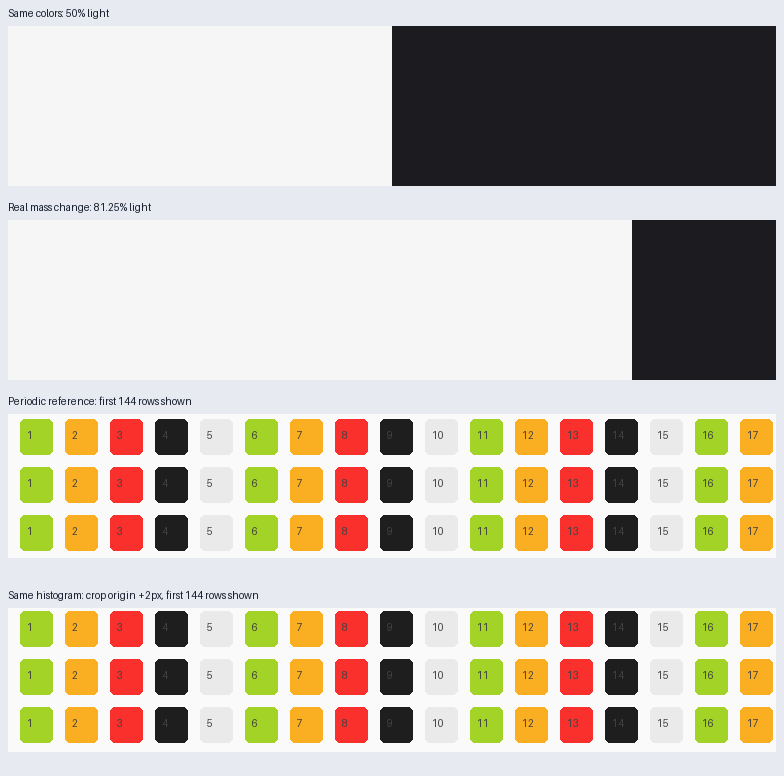
#> input picture site/assets/reliability/6b09f1b6e6ce606c/fixtures/color-controls-examples.png, 784 x 776 px
$ python -i typography.py   (imports and definitions only)
#> lines starting #> are read from the running program, lines starting #| are printed output that depends on the picture; after the words box and inside, x2 and y2 are one past the last pixel; in counts of white or black regions, pixels touching at a corner belong together
"""Typography dimension: text amount + text scale (NOT font identity).

Font family/weight identity from raw pixels is unreliable, so this dimension
deliberately measures only what pixels support well: how much text there is and
how large it is. Text lines are detected with a morphological recipe (gradient →
Otsu → horizontal close → aspect/size filtering) — no OCR or ML model. Font
family/weight judgments are left to the host's vision model.

This is a coarse proxy and carries modest weight in the overall score.
"""

from __future__ import annotations

import cv2
import numpy as np


def _text_lines(rgb: np.ndarray) -> list[tuple[int, int, int, int, int]]:
    h, w = rgb.shape[:2]
#> h = 776; w = 784
    gray = cv2.cvtColor(rgb, cv2.COLOR_RGB2GRAY)
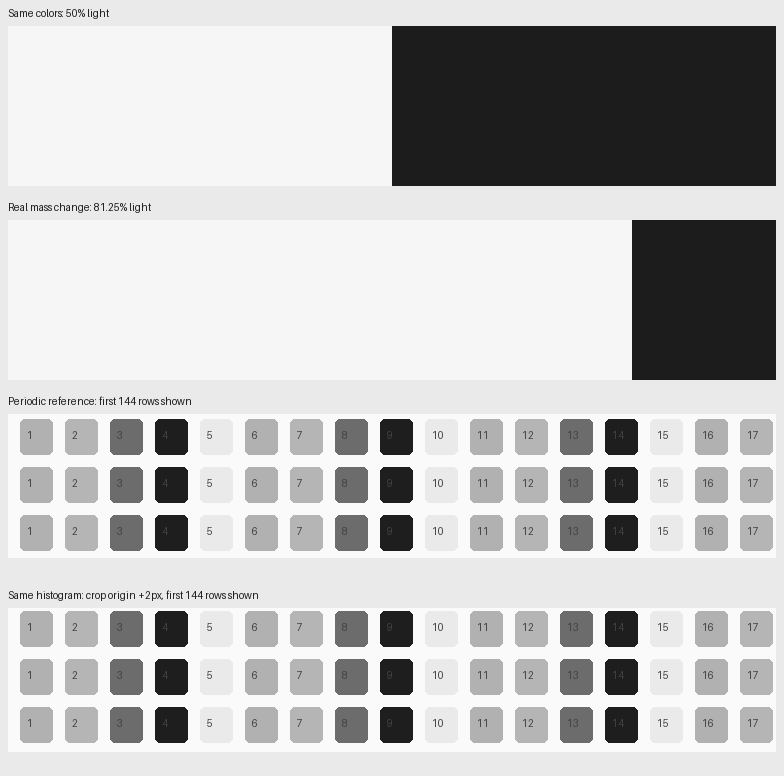
#> gray: shape (776, 784); min 28, max 250, mean 194.1
    grad = cv2.morphologyEx(
        gray, cv2.MORPH_GRADIENT, cv2.getStructuringElement(cv2.MORPH_ELLIPSE, (3, 3))
    )
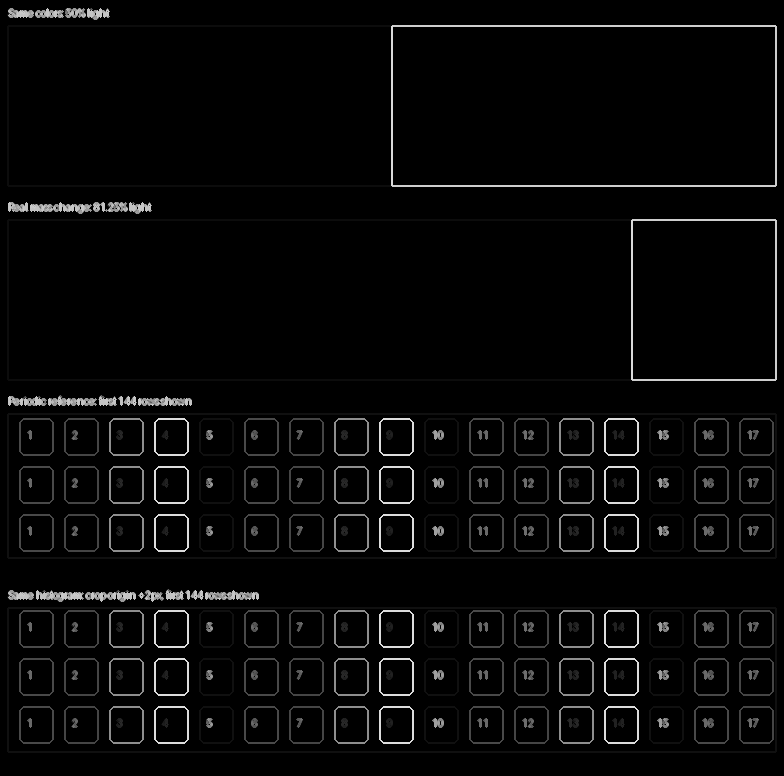
#> grad: shape (776, 784); min 0, max 220, mean 7.8
    _, bw = cv2.threshold(grad, 0, 255, cv2.THRESH_BINARY | cv2.THRESH_OTSU)
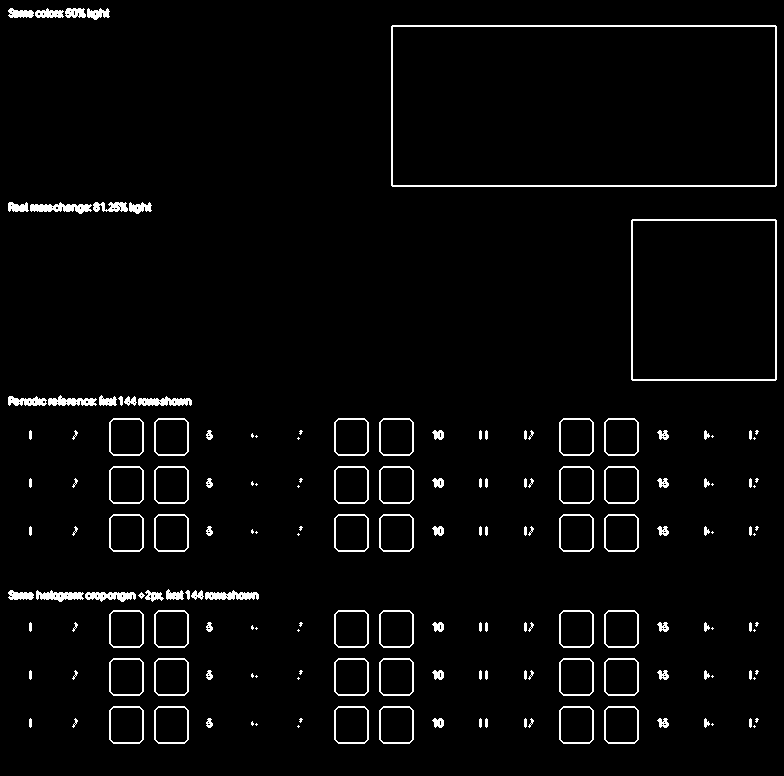
#> bw: shape (776, 784); 3.2% white in thin lines or dots

    # Connect characters within a line, without bridging separate lines.
    kw = max(9, int(w * 0.02)) | 1  # odd, ~2% of width
#> kw = 15
    kernel = cv2.getStructuringElement(cv2.MORPH_RECT, (kw, 1))
    connected = cv2.morphologyEx(bw, cv2.MORPH_CLOSE, kernel)
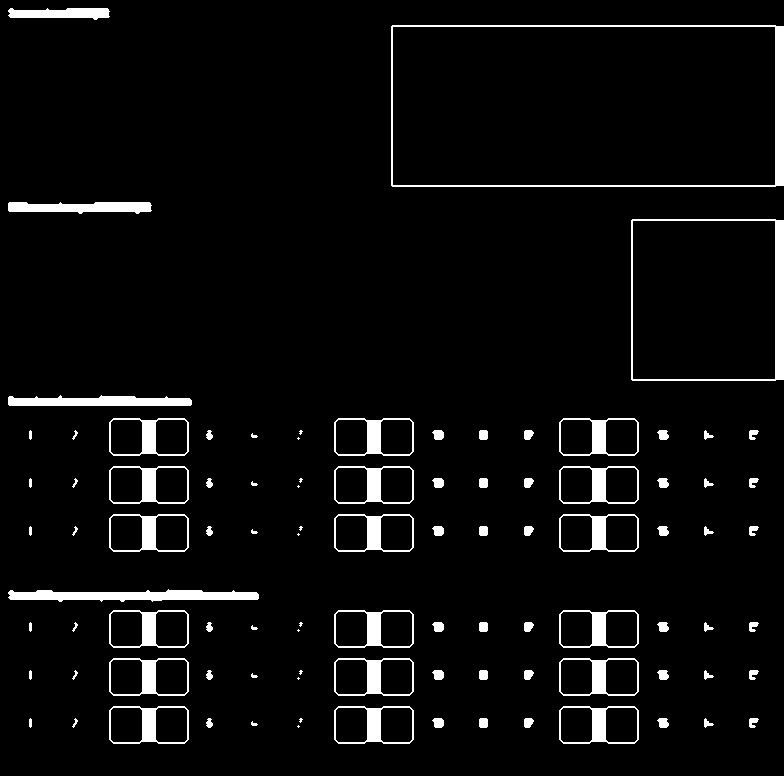
#> connected: shape (776, 784); 5% white; 96 white regions (12 under 20 px), largest, box (x1, y1, x2, y2) and area: (391, 25, 784, 187) 3292, (631, 219, 784, 381) 2332, (8, 589, 259, 602) 2152

    n, _, stats, _ = cv2.connectedComponentsWithStats(connected, connectivity=8)
#> n = 97; stats = 97 rows, first 6: [0, 0, 784, 776, 577896], [8, 8, 102, 12, 907], [391, 25, 393, 162, 3292], [8, 202, 144, 12, 1315], [631, 219, 153, 162, 2332], [8, 395, 184, 11, 1566]
    lines = []
    for i in range(1, n):
        x, y, bw_, bh, area = stats[i]
        if bh < 4:
            continue
        aspect = bw_ / max(1, bh)
        fill = area / max(1, bw_ * bh)
        if aspect >= 2.0 and bh <= 0.22 * h and bw_ >= 0.03 * w and 0.15 < fill < 0.98:
            lines.append((int(x), int(y), int(bw_), int(bh), int(area)))
#> this loop made 96 passes
#> (x, y, bw_, bh, area, aspect, fill) on passes 1, 2, 3, 4, 5, 6, 7, 8, 9, 10, 11, 13: (8, 8, 102, 12, 907, 8.5, 0.741), (391, 25, 393, 162, 3292, 2.43, 0.0517), (8, 202, 144, 12, 1315, 12, 0.761), (631, 219, 153, 162, 2332, 0.944, 0.0941), (8, 395, 184, 11, 1566, 16.73, 0.774), (109, 418, 80, 38, 848, 2.11, 0.279), (334, 418, 80, 38, 848, 2.11, 0.279), (559, 418, 80, 38, 848, 2.11, 0.279), (29, 430, 3, 10, 26, 0.3, 0.867), (72, 430, 6, 10, 24, 0.6, 0.4), (206, 430, 7, 10, 49, 0.7, 0.7), (432, 430, 12, 10, 97, 1.2, 0.808)
#> after the loop, lines = 22 items, first 6: (8, 8, 102, 12, 907), (8, 202, 144, 12, 1315), (8, 395, 184, 11, 1566), (109, 418, 80, 38, 848), (334, 418, 80, 38, 848), (559, 418, 80, 38, 848)
    return lines


# [67 lines left out: functions _stats, _ratio, typography_score, not called in this run]

>>> import cv2
>>> picture = cv2.cvtColor(cv2.imread('../../../site/assets/reliability/6b09f1b6e6ce606c/fixtures/color-controls-examples.png'), cv2.COLOR_BGR2RGB)
>>> result = _text_lines(picture)
#> result has the same summary as lines in _text_lines

$ run again, on site/assets/reliability/6b09f1b6e6ce606c/fixtures/color-periodic-crop-0px.png
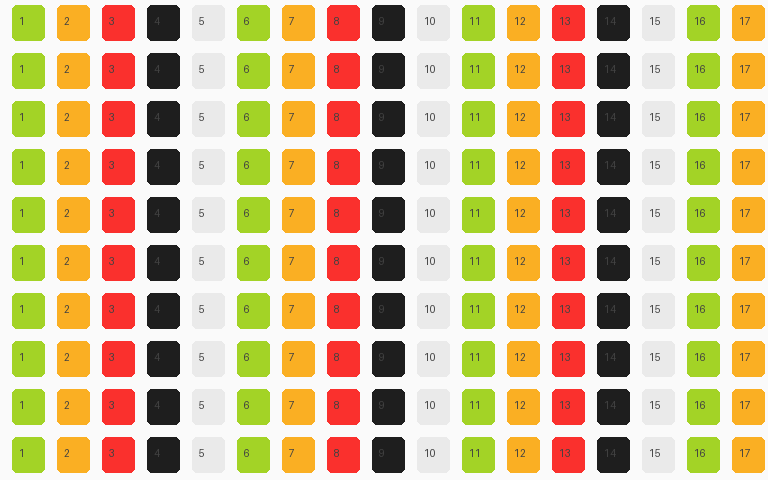
#> input picture site/assets/reliability/6b09f1b6e6ce606c/fixtures/color-periodic-crop-0px.png, 768 x 480 px
#> in _text_lines, `_, bw = cv2.threshold(grad, 0, 255, cv2.THRESH_BINARY | cv2.THRESH_OTSU)`:
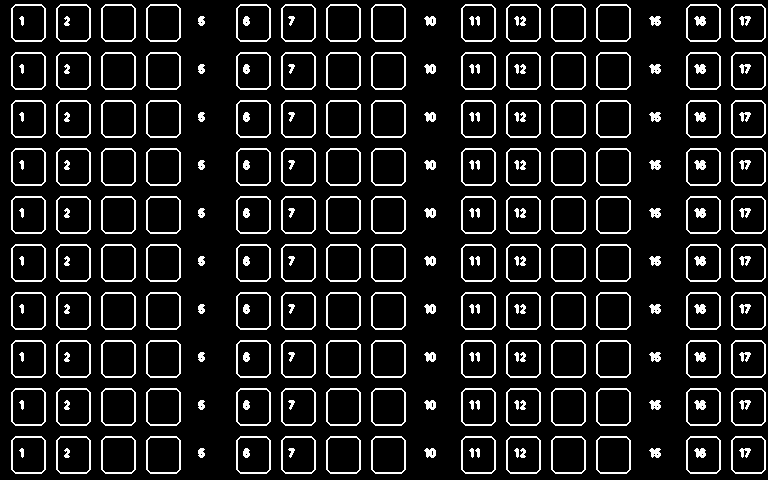
#> bw: shape (480, 768); 11.2% white in thin lines or dots
#> in _text_lines, `connected = cv2.morphologyEx(bw, cv2.MORPH_CLOSE, kernel)`:
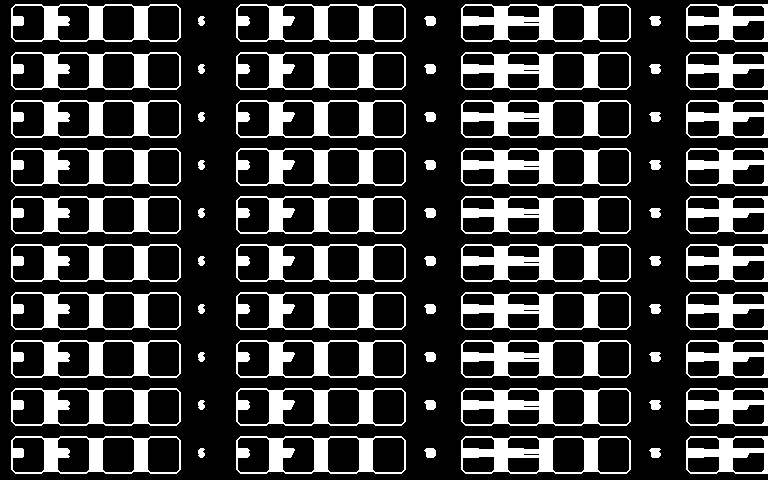
#> connected: shape (480, 768); 24% white; 70 white regions, largest, box (x1, y1, x2, y2) and area: (461, 4, 631, 42) 2608, (461, 52, 631, 90) 2608, (461, 100, 631, 138) 2608
#> n = 71; stats = 71 rows, first 6: [0, 0, 768, 480, 280230], [11, 4, 170, 38, 2268], [236, 4, 170, 38, 2263], [461, 4, 170, 38, 2608], [686, 4, 82, 38, 1455], [198, 16, 7, 10, 55]
#> the loop in _text_lines, `for i in range(1, n):` made 70 passes
#> (x, y, bw_, bh, area, aspect, fill) on passes 1 to 8: (11, 4, 170, 38, 2268, 4.47, 0.351), (236, 4, 170, 38, 2263, 4.47, 0.35), (461, 4, 170, 38, 2608, 4.47, 0.404), (686, 4, 82, 38, 1455, 2.16, 0.467), (198, 16, 7, 10, 55, 0.7, 0.786), (424, 16, 12, 10, 97, 1.2, 0.808), (649, 16, 12, 10, 95, 1.2, 0.792), (11, 52, 170, 38, 2268, 4.47, 0.351)
#> after the loop in _text_lines, `for i in range(1, n):`: lines = 40 items, first 6: (11, 4, 170, 38, 2268), (236, 4, 170, 38, 2263), (461, 4, 170, 38, 2608), (686, 4, 82, 38, 1455), (11, 52, 170, 38, 2268), (236, 52, 170, 38, 2263)
#> result has the same summary as lines in _text_lines
